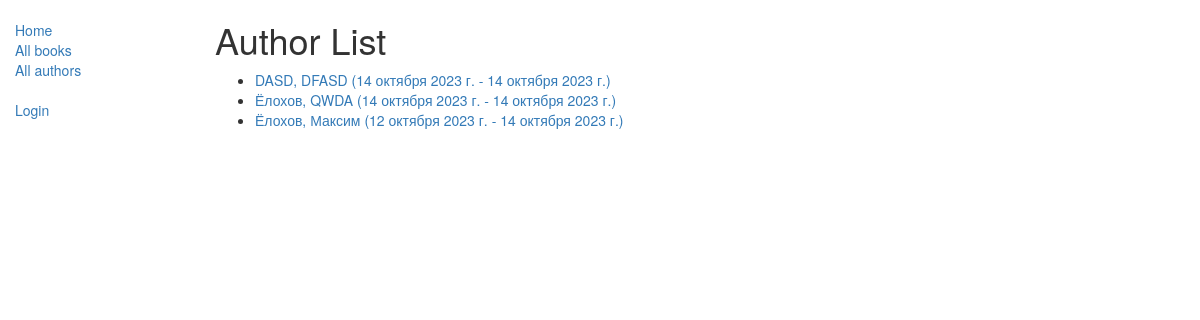
The app's page /catalog/authors/, older data.
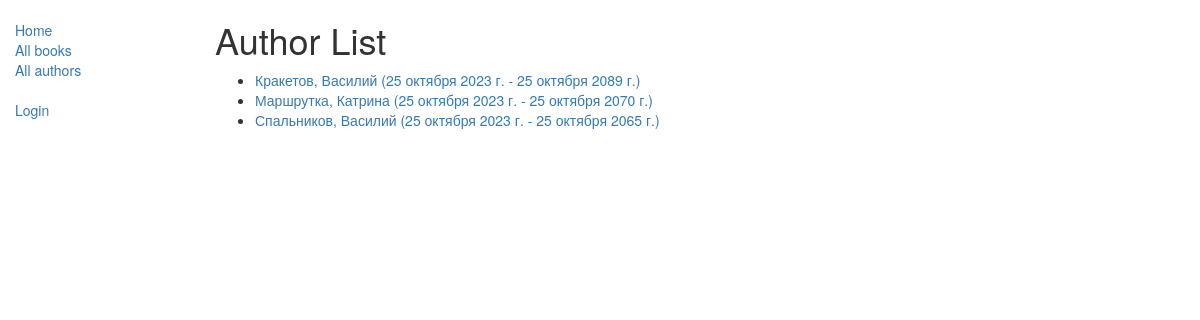
The same page, newer data.
### catalog/models.py (models this page shows)
class Author(models.Model):
    first_name = models.CharField(max_length=100)
    last_name = models.CharField(max_length=100)
    date_of_birth = models.DateField(null=True, blank=True)
    date_of_death = models.DateField('died', null=True, blank=True)
    class Meta:
        ordering = ['last_name', 'first_name']
    def get_absolute_url(self):
        return reverse('author-detail', args=[str(self.id)])
    def __str__(self):
        return '{0}, {1}'.format(self.last_name, self.first_name)

### catalog/views.py (the view)
# urls.py: path('authors/', views.AuthorListView.as_view(), name='authors'),
class AuthorListView(generic.ListView):
    model = Author
    paginate_by = 10

### catalog/templates/catalog/author_list.html
{% extends "base_generic.html" %}
{% block content %}
<h1>Author List</h1>
{% if author_list %}
  <ul>
  {% for author in author_list %}
    <li>
      <a href="{{ author.get_absolute_url }}">
      {{ author }} ({{author.date_of_birth}} - {% if author.date_of_death %}{{author.date_of_death}}{% endif %})
      </a>
    </li>
  {% endfor %}
 </ul>
{% else %}
  <p>There are no authors available.</p>
{% endif %}
{% endblock %}

Row changes from the older to the newer data that the page shows:
removed Author: last_name+first_name "DASD, DFASD", date_of_birth "14 октября 2023 г.", date_of_death "14 октября 2023 г."
removed Author: last_name+first_name "Ёлохов, QWDA", date_of_birth "14 октября 2023 г.", date_of_death "14 октября 2023 г."
changed Author: last_name+first_name "Ёлохов, Максим" → "Кракетов, Василий"; date_of_birth "12 октября 2023 г." → "25 октября 2023 г."; date_of_death "14 октября 2023 г." → "25 октября 2089 г."
added Author: last_name+first_name "Маршрутка, Катрина", date_of_birth "25 октября 2023 г.", date_of_death "25 октября 2070 г."
added Author: last_name+first_name "Спальников, Василий", date_of_birth "25 октября 2023 г.", date_of_death "25 октября 2065 г."
